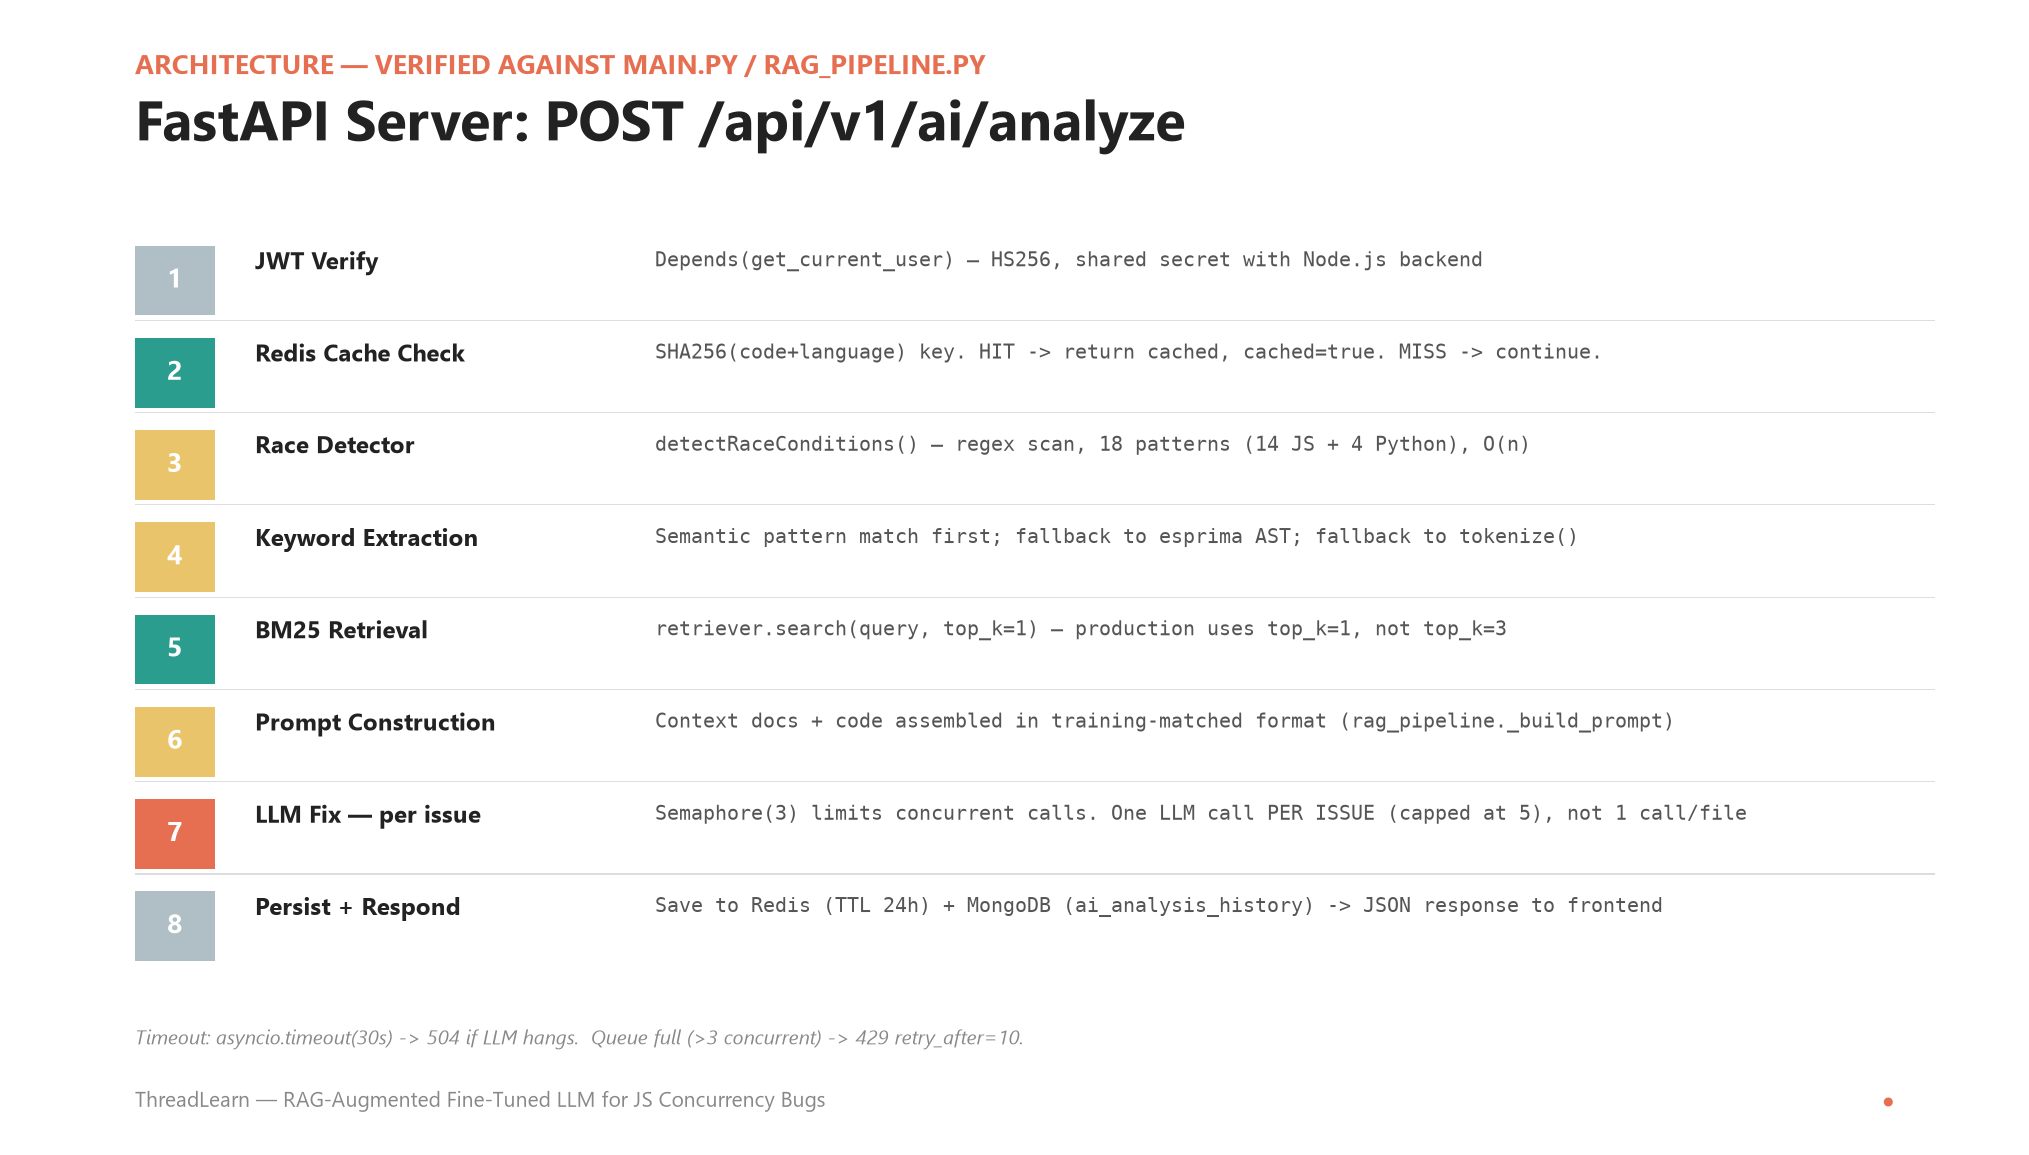

Write the Python code that produced this figure.
#!/usr/bin/env python3
"""Slide 22: FastAPI Server request flow — accurate detail, verified against main.py + rag_pipeline.py.
Replaces old Canva slide (wrong order: cache-before-detector, top-3 docs, 1 LLM call/file, P50/P95 mislabeled as steps)."""
import matplotlib.pyplot as plt
import os, sys
sys.path.insert(0, os.path.dirname(os.path.abspath(__file__)))
from _slide_style import OURS, GPT, FT, BASELINE, INK, MUTED, CARD_BG, SLIDE_W, SLIDE_H, apply_rc, title_block, footer

OUTPUT_DIR = os.path.dirname(os.path.abspath(__file__))
apply_rc()

fig = plt.figure(figsize=(SLIDE_W, SLIDE_H))
ax = fig.add_axes([0, 0, 1, 1])
ax.axis("off")

title_block(fig, "Architecture — Verified Against main.py / rag_pipeline.py", "FastAPI Server: POST /api/v1/ai/analyze")

steps = [
    ("1", "JWT Verify", "Depends(get_current_user) — HS256, shared secret with Node.js backend", BASELINE),
    ("2", "Redis Cache Check", "SHA256(code+language) key. HIT -> return cached, cached=true. MISS -> continue.", GPT),
    ("3", "Race Detector", "detectRaceConditions() — regex scan, 18 patterns (14 JS + 4 Python), O(n)", FT),
    ("4", "Keyword Extraction", "Semantic pattern match first; fallback to esprima AST; fallback to tokenize()", FT),
    ("5", "BM25 Retrieval", "retriever.search(query, top_k=1) — production uses top_k=1, not top_k=3", GPT),
    ("6", "Prompt Construction", "Context docs + code assembled in training-matched format (rag_pipeline._build_prompt)", FT),
    ("7", "LLM Fix — per issue", "Semaphore(3) limits concurrent calls. One LLM call PER ISSUE (capped at 5), not 1 call/file", OURS),
    ("8", "Persist + Respond", "Save to Redis (TTL 24h) + MongoDB (ai_analysis_history) -> JSON response to frontend", BASELINE),
]

y0 = 0.80
row_h = 0.082
for i, (num, head, detail, color) in enumerate(steps):
    y = y0 - i * row_h
    ax.add_patch(plt.Rectangle((0.06, y - row_h + 0.015), 0.04, row_h - 0.02, facecolor=color, transform=ax.transAxes))
    fig.text(0.08, y - row_h/2 + 0.005, num, fontsize=13, fontweight="bold", color="white", ha="center", va="center")
    fig.text(0.12, y - 0.01, head, fontsize=11.5, fontweight="bold", color=INK, ha="left", va="top")
    fig.text(0.32, y - 0.01, detail, fontsize=9.5, color="#555", ha="left", va="top", family="monospace")
    if i < len(steps) - 1:
        ax.add_patch(plt.Rectangle((0.06, y - row_h + 0.01), 0.90, 0.001, facecolor="#DDD", transform=ax.transAxes))

fig.text(0.06, 0.085, "Timeout: asyncio.timeout(30s) -> 504 if LLM hangs.  Queue full (>3 concurrent) -> 429 retry_after=10.",
          fontsize=9.5, color=MUTED, ha="left", style="italic")

footer(fig)
fig.savefig(os.path.join(OUTPUT_DIR, "slide_22_fastapi_flow_detail.png"))
print("Saved: slide_22_fastapi_flow_detail.png")
